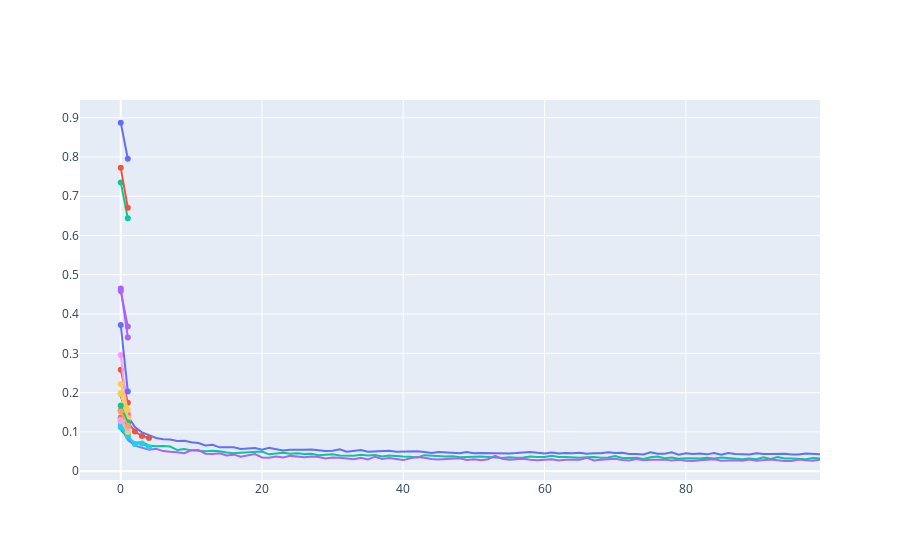

The code cell stored with this chart in its notebook:
### Markdown cell above
## Plotting Learning Curves of Trials

### Code cell
from optuna.visualization import plot_intermediate_values

plot_intermediate_values(study)
